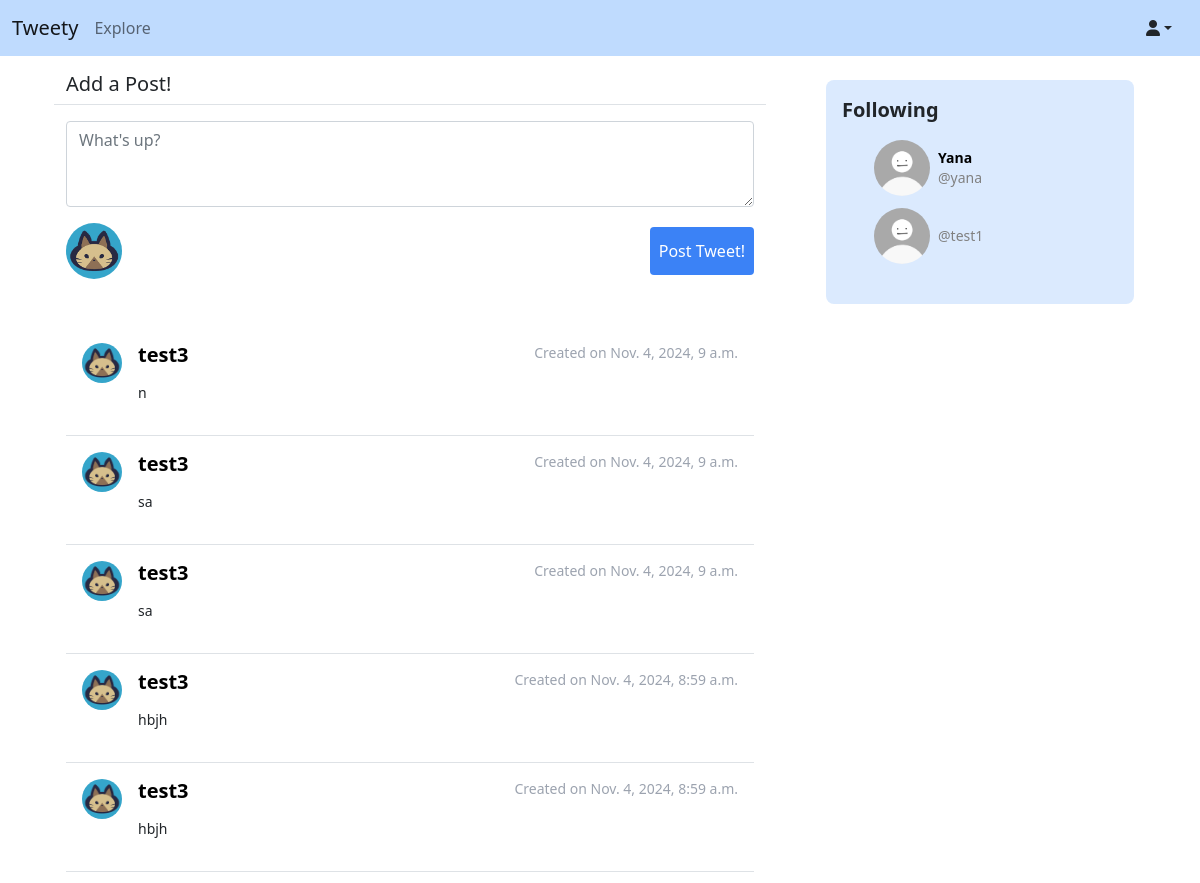
Page /social/ (signed in, upper part) on the earlier database version.
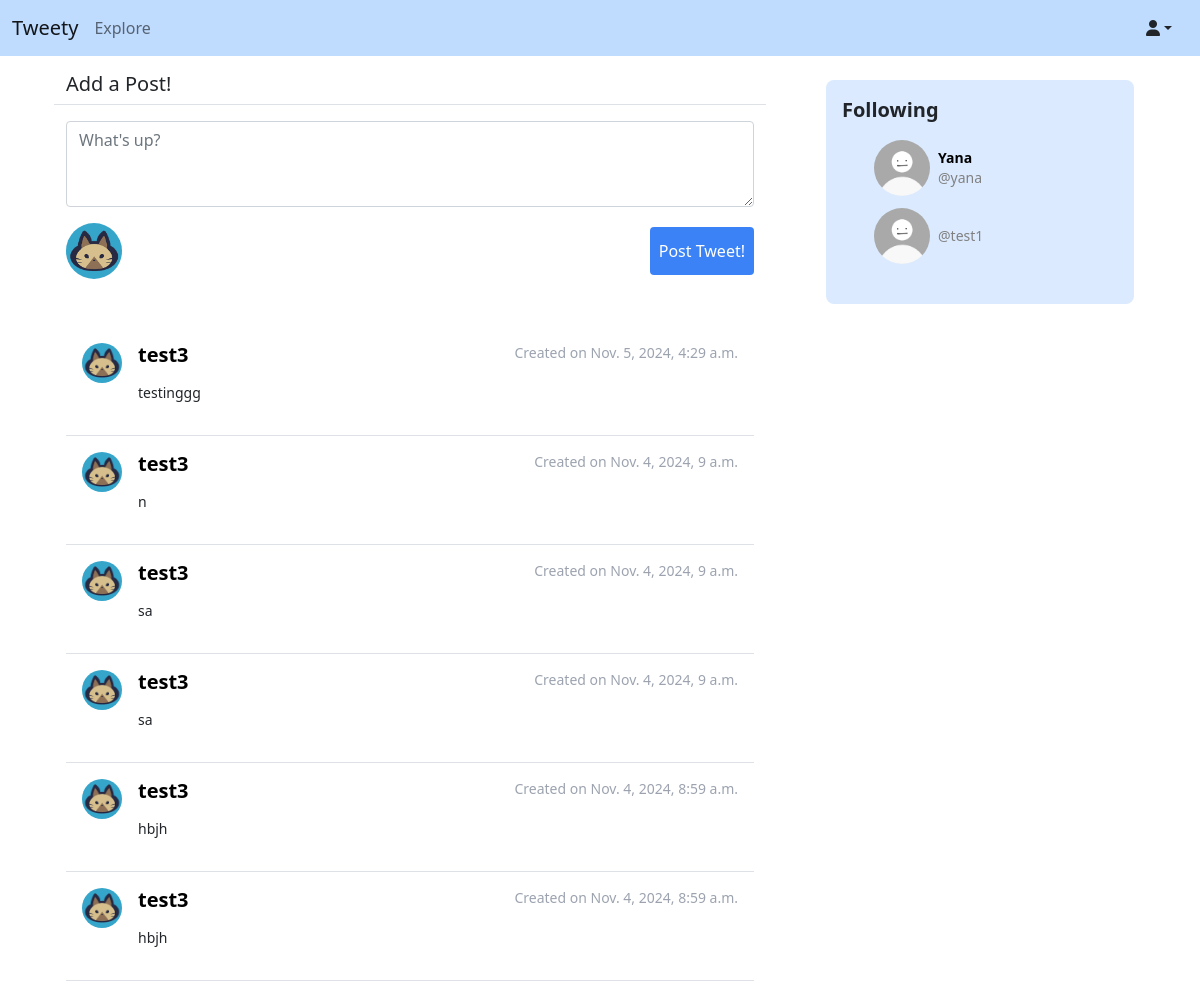
Same page on the later database version.
### social/models.py (models this page shows)
class UserProfile(models.Model):
    user = models.OneToOneField(User, primary_key=True, verbose_name='user',
                                related_name='profile', on_delete=models.CASCADE)
    name = models.CharField(max_length=90, blank=True, null=True)
    bio = models.TextField(max_length=255, blank=True, null= True)
    avatar = models.ImageField(upload_to='uploads/avatars', default='uploads/avatars/default.jpg', blank=True)
    header = models.ImageField(upload_to='uploads/headers', default='uploads/headers/default.jpg', blank=True)
    followers = models.ManyToManyField(User, blank=True, related_name="followers")
    following = models.ManyToManyField(User, blank=True, related_name="following")

class Post(models.Model):
    body = models.TextField()
    created_on = models.DateTimeField(default=timezone.now)
    author = models.ForeignKey(User, on_delete=models.CASCADE)

### social/views.py (the view, shortened to what this page needs)
# urls.py: path('', PostListView.as_view(), name='post-list'),
class PostListView(View):
    def get(self, request, *args, **kwargs):
        following_ids = list(request.user.profile.following.values_list('id', flat=True))
        following_ids.append(request.user.id)
        posts = Post.objects.filter(author__id__in=following_ids).order_by('-created_on')
        form = PostForm()
        context = {
            'post_list': posts,
            'form': form,
        }
        return render(request, 'social/post_list.html', context)

### social/forms.py
class PostForm(forms.ModelForm):
    body = forms.CharField(label = '', widget=forms.Textarea(
        attrs= {
            'rows': '3',
            'placeholder': "What's up?"
        }
    ))
    class Meta:
        model = Post
        fields = ['body']

### social/templates/social/post_list.html (shortened to what this page needs)
{% extends "landing/base.html" %}
{% load crispy_forms_tags %}
{% block content %}
<div class="container mb-4">
    <div class="row justify-content-center mt-3">
        <div class=" border-bottom">
            <h5>Add a Post!</h5>
        </div>
    </div>
    <div class="row justify-content-center mt-3 mb-5">
        <div class="">
            <form action="" method="post">
                {{ form | crispy}}
                <footer class="tw-flex tw-justify-between">
                    <img src="{{user.profile.avatar.url}}" alt=""
                        class="tw-object-contain tw-h-14 tw-w-14 tw-rounded-full">
                    <button
                        type="submit" class="btn justify-center tw-my-1 tw-bg-blue-500 hover:tw-bg-blue-600 tw-py-2 tw-px-2 text-white"
                        >Post Tweet!</button>
                </footer>
            </form>
        </div>
    </div>
    {% for post in post_list %}
    <div class="tw-flex tw-p-4 border-bottom">
        <div class="tw-mr-2">
            <a href="{% url 'profile' post.author.pk %}" style="text-decoration: none">
                <img src="{{ post.author.profile.avatar.url }}" alt="" class="tw-object-scale-down tw-h-10 tw-w-10 tw-rounded-full tw-mr-2">
            </a>
        </div>
        <div class="tw-w-full">
            <div class="tw-flex tw-justify-between">
                <a href="{% url 'profile' post.author.pk %}"  style="text-decoration: none; color: black">
                    <h5 class="tw-font-bold tw-mb-4">{{post.author}}</h5>
                </a>
                <p class="tw-text-sm tw-text-gray-400">Created on {{post.created_on}}</p>
            </div>
            <p class="tw-text-sm">{{post.body}}</p>
        </div>
    </div>
    {% endfor %}
</div>
{% endblock content %}

### landing/templates/landing/base.html (shortened to what this page needs)
{% load compress %}
{% load static %}
<!doctype html>
<html lang="en">
  <head>
    <link href="https://cdn.jsdelivr.net/npm/bootstrap@5.0.2/dist/css/bootstrap.min.css" rel="stylesheet">
    {% compress css %}
    <link rel="stylesheet"
        href="{% static 'src/output.css' %}">
    {% endcompress %}
    <link rel="stylesheet"
        href="{% static 'src/style.css' %}">
  </head>
  <body>
    {% include "landing/navbar.html" %}
    <div class="container">
      <div class="row pt-4">
        <div class="col-8" >
          {% block content %}
          {% endblock content %}
        </div>
        <div class="col-4">
          {% include "social/following.html" %}
        </div>
      </div>
    </div>
  </body>
</html>

### landing/templates/landing/navbar.html (shortened to what this page needs)
<div class="container">
    <nav class="navbar navbar-light fixed-top tw-bg-blue-200">
        <div class="container-fluid">
            <div class="d-flex flex-row">
                <a class="navbar-brand"
                    {% if user.is_authenticated %}
                    href="{% url 'post-list' %}"
                    {% else %}
                    href="{% url 'index' %}"
                    {% endif %}
                    >Tweety</a>
                <div class="navbar-nav ">
                    <a class="nav-link" aria-current="page" href="{% url 'explore' %}">Explore</a>
                </div>
            </div>
            {% if user.is_authenticated %}
            <div class="nav-item dropdown">
                <a href="" class="nav-link dropdown-toggle text-dark" data-bs-toggle="dropdown" role="button" aria-expanded="false"><i class="fa fa-user"></i></a>
            </div>
            {% endif %}
        </div>
    </nav>
</div>

### social/templates/social/following.html
<div class="tw-bg-blue-100 tw-rounded-lg tw-p-4 tw-m-6">
    <h3 class="tw-font-bold tw-text-xl tw-mb-4">Following</h3>
    <ul class="tw-list-none">
        {% for friend in user.profile.following.all %}
            <li class="d-flex mb-1">
                <a href="{% url 'profile' friend.pk %}" class="tw-flex tw-items-center tw-text-sm tw-mb-2" style="text-decoration: none">
                    <img src="{{friend.profile.avatar.url}}" alt="" class="tw-object-scale-down tw-h-14 tw-w-14 tw-rounded-full tw-mr-2">
                    <div>
                        {% if friend.profile.name %}
                            <p class="text-bold mb-0" style="color: black;"><strong>{{ friend.profile.name }}</strong></p>
                        {% endif %}
                        <p class="mb-0" style="color: gray;">@{{ friend.username }}</p>
                    </div>
                </a>
            </li>
        {% endfor %}
    </ul>
</div>

### static/src/style.css (style rules this page uses)
body { padding-top: 2rem; }

Differences in the rows shown:
added Post: author.profile.avatar (picture), author "test3", created_on "Nov. 5, 2024, 4:29 a.m.", body "testinggg"
